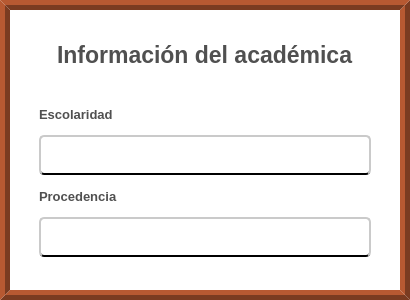
              <widget class="QFrame" name="espacio_info_carnet">
               <property name="minimumSize">
                <size>
                 <width>0</width>
                 <height>300</height>
                </size>
               </property>
               <property name="styleSheet">
                <string notr="true">QFrame{
	background-color: rgb(255, 255, 255);
	border:10px ridge rgb(122, 59, 33);
}</string>
               </property>
               <property name="frameShape">
                <enum>QFrame::NoFrame</enum>
               </property>
               <property name="frameShadow">
                <enum>QFrame::Raised</enum>
               </property>
               <layout class="QVBoxLayout" name="verticalLayout_9">
                <property name="spacing">
                 <number>20</number>
                </property>
                <property name="leftMargin">
                 <number>20</number>
                </property>
                <property name="topMargin">
                 <number>30</number>
                </property>
                <property name="rightMargin">
                 <number>20</number>
                </property>
                <item alignment="Qt::AlignHCenter">
                 <widget class="QLabel" name="label_titulo_info_carnet">
                  <property name="maximumSize">
                   <size>
                    <width>16777215</width>
                    <height>30</height>
                   </size>
                  </property>
                  <property name="font">
                   <font>
                    <family>Arial</family>
                    <pointsize>17</pointsize>
                    <weight>75</weight>
                    <bold>true</bold>
                   </font>
                  </property>
                  <property name="styleSheet">
                   <string notr="true">QLabel{
	
	color: rgb(80, 80, 80);
	border:none;
	border-color: #ffffff;


}
</string>
                  </property>
                  <property name="text">
                   <string>Información del académica</string>
                  </property>
                  <property name="scaledContents">
                   <bool>false</bool>
                  </property>
                 </widget>
                </item>
                <item alignment="Qt::AlignHCenter|Qt::AlignTop">
                 <widget class="QFrame" name="frame">
                  <property name="minimumSize">
                   <size>
                    <width>350</width>
                    <height>50</height>
                   </size>
                  </property>
                  <property name="maximumSize">
                   <size>
                    <width>16777215</width>
                    <height>180</height>
                   </size>
                  </property>
                  <property name="styleSheet">
                   <string notr="true">QFrame{
	border:none;

}</string>
                  </property>
                  <layout class="QVBoxLayout" name="verticalLayout_32">
                   <item>
                    <layout class="QVBoxLayout" name="verticalLayout_30">
                     <item>
                      <widget class="QLabel" name="label_escolaridad">
                       <property name="sizePolicy">
                        <sizepolicy hsizetype="Preferred" vsizetype="Preferred">
                         <horstretch>0</horstretch>
                         <verstretch>0</verstretch>
                        </sizepolicy>
                       </property>
                       <property name="minimumSize">
                        <size>
                         <width>210</width>
                         <height>30</height>
                        </size>
                       </property>
                       <property name="maximumSize">
                        <size>
                         <width>210</width>
                         <height>35</height>
                        </size>
                       </property>
                       <property name="font">
                        <font>
                         <family>Arial</family>
                         <pointsize>10</pointsize>
                         <weight>75</weight>
                         <bold>true</bold>
                        </font>
                       </property>
                       <property name="styleSheet">
                        <string notr="true">QLabel{
	
	color: rgb(80, 80, 80);

	border-color: #ffffff;


}
</string>
                       </property>
                       <property name="text">
                        <string>Escolaridad</string>
                       </property>
                       <property name="scaledContents">
                        <bool>false</bool>
                       </property>
                      </widget>
                     </item>
                     <item>
                      <widget class="QLineEdit" name="input_mostrar_escolaridad">
                       <property name="enabled">
                        <bool>true</bool>
                       </property>
                       <property name="minimumSize">
                        <size>
                         <width>0</width>
                         <height>40</height>
                        </size>
                       </property>
                       <property name="font">
                        <font>
                         <family>Arial</family>
                         <pointsize>13</pointsize>
                        </font>
                       </property>
                       <property name="styleSheet">
                        <string notr="true">QLineEdit{
	
	background-color: rgb(255, 255, 255);
	border-radius:5px;
	padding-left: 5px;
 padding-right:5px;
	padding-top:1px;
	border-bottom:2px solid black  ;
	border-top: 2px solid rgb(202, 202, 202);
	border-left: 2px solid rgb(202, 202, 202);
	border-right: 2px solid rgb(202, 202, 202);

}

QLineEdit:focus{

	border: 2px solid rgb(17, 192, 255)



}
</string>
                       </property>
                       <property name="readOnly">
                        <bool>true</bool>
                       </property>
                      </widget>
                     </item>
                    </layout>
                   </item>
                   <item>
                    <layout class="QVBoxLayout" name="verticalLayout_31">
                     <item>
                      <widget class="QLabel" name="label_procedencia">
                       <property name="sizePolicy">
                        <sizepolicy hsizetype="Preferred" vsizetype="Preferred">
                         <horstretch>0</horstretch>
                         <verstretch>0</verstretch>
                        </sizepolicy>
                       </property>
                       <property name="minimumSize">
                        <size>
                         <width>210</width>
                         <height>30</height>
                        </size>
                       </property>
                       <property name="maximumSize">
                        <size>
                         <width>210</width>
                         <height>35</height>
                        </size>
                       </property>
                       <property name="font">
                        <font>
                         <family>Arial</family>
                         <pointsize>10</pointsize>
                         <weight>75</weight>
                         <bold>true</bold>
                        </font>
                       </property>
                       <property name="styleSheet">
                        <string notr="true">QLabel{
	
	color: rgb(80, 80, 80);

	border-color: #ffffff;


}
</string>
                       </property>
                       <property name="text">
                        <string>Procedencia</string>
                       </property>
                       <property name="scaledContents">
                        <bool>false</bool>
                       </property>
                      </widget>
                     </item>
                     <item>
                      <widget class="QLineEdit" name="input_mostrar_procedencia">
                       <property name="enabled">
                        <bool>true</bool>
                       </property>
                       <property name="minimumSize">
                        <size>
                         <width>0</width>
                         <height>40</height>
                        </size>
                       </property>
                       <property name="font">
                        <font>
                         <family>Arial</family>
                         <pointsize>13</pointsize>
                        </font>
                       </property>
                       <property name="styleSheet">
                        <string notr="true">QLineEdit{
	
	background-color: rgb(255, 255, 255);
	border-radius:5px;
	padding-left: 5px;
 padding-right:5px;
	padding-top:1px;
	border-bottom:2px solid black  ;
	border-top: 2px solid rgb(202, 202, 202);
	border-left: 2px solid rgb(202, 202, 202);
	border-right: 2px solid rgb(202, 202, 202);

}

QLineEdit:focus{

	border: 2px solid rgb(17, 192, 255)



}
</string>
                       </property>
                       <property name="readOnly">
                        <bool>true</bool>
                       </property>
                      </widget>
                     </item>
                    </layout>
                   </item>
                  </layout>
                 </widget>
                </item>
               </layout>
              </widget>
